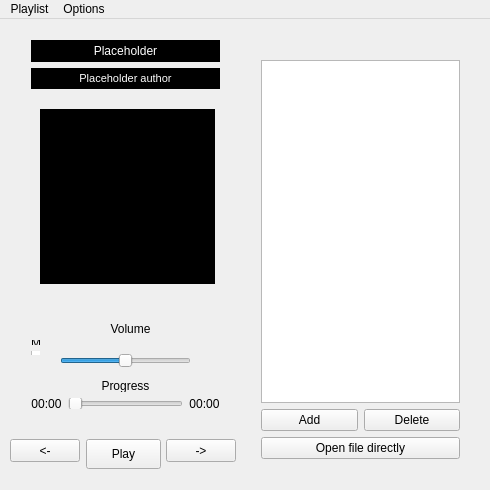
<?xml version="1.0" encoding="UTF-8"?>
<ui version="4.0">
 <class>MainWindow</class>
 <widget class="QMainWindow" name="MainWindow">
  <property name="geometry">
   <rect>
    <x>0</x>
    <y>0</y>
    <width>490</width>
    <height>490</height>
   </rect>
  </property>
  <property name="minimumSize">
   <size>
    <width>490</width>
    <height>490</height>
   </size>
  </property>
  <property name="maximumSize">
   <size>
    <width>490</width>
    <height>490</height>
   </size>
  </property>
  <property name="windowTitle">
   <string>Spotifree</string>
  </property>
  <widget class="QWidget" name="centralWidget">
   <widget class="QPushButton" name="play">
    <property name="geometry">
     <rect>
      <x>86</x>
      <y>420</y>
      <width>75</width>
      <height>30</height>
     </rect>
    </property>
    <property name="text">
     <string>Play</string>
    </property>
   </widget>
   <widget class="QPushButton" name="next">
    <property name="geometry">
     <rect>
      <x>166</x>
      <y>420</y>
      <width>70</width>
      <height>23</height>
     </rect>
    </property>
    <property name="text">
     <string>-&gt;</string>
    </property>
   </widget>
   <widget class="QPushButton" name="previous">
    <property name="geometry">
     <rect>
      <x>10</x>
      <y>420</y>
      <width>70</width>
      <height>23</height>
     </rect>
    </property>
    <property name="text">
     <string>&lt;-</string>
    </property>
   </widget>
   <widget class="QWidget" name="verticalLayoutWidget_3">
    <property name="geometry">
     <rect>
      <x>250</x>
      <y>10</y>
      <width>221</width>
      <height>441</height>
     </rect>
    </property>
    <layout class="QVBoxLayout" name="musicListLayout">
     <item>
      <widget class="QLabel" name="nowOpenLabel">
       <property name="text">
        <string/>
       </property>
       <property name="alignment">
        <set>Qt::AlignCenter</set>
       </property>
      </widget>
     </item>
     <item>
      <widget class="QListWidget" name="musicList">
       <property name="dragEnabled">
        <bool>true</bool>
       </property>
       <property name="dragDropMode">
        <enum>QAbstractItemView::DragDrop</enum>
       </property>
       <property name="defaultDropAction">
        <enum>Qt::MoveAction</enum>
       </property>
      </widget>
     </item>
     <item>
      <layout class="QHBoxLayout" name="addMusicListLayout">
       <item>
        <widget class="QPushButton" name="addMusic">
         <property name="text">
          <string>Add</string>
         </property>
        </widget>
       </item>
       <item>
        <widget class="QPushButton" name="deleteMusic">
         <property name="text">
          <string>Delete</string>
         </property>
        </widget>
       </item>
      </layout>
     </item>
     <item>
      <widget class="QPushButton" name="openDirectly">
       <property name="text">
        <string>Open file directly</string>
       </property>
      </widget>
     </item>
    </layout>
   </widget>
   <widget class="QLabel" name="image">
    <property name="geometry">
     <rect>
      <x>40</x>
      <y>90</y>
      <width>175</width>
      <height>175</height>
     </rect>
    </property>
    <property name="baseSize">
     <size>
      <width>0</width>
      <height>0</height>
     </size>
    </property>
    <property name="styleSheet">
     <string notr="true">background-color: rgb(0, 0, 0);</string>
    </property>
    <property name="text">
     <string/>
    </property>
   </widget>
   <widget class="QWidget" name="verticalLayoutWidget">
    <property name="geometry">
     <rect>
      <x>20</x>
      <y>10</y>
      <width>211</width>
      <height>71</height>
     </rect>
    </property>
    <layout class="QVBoxLayout" name="musicInfo">
     <item>
      <widget class="QLabel" name="title">
       <property name="font">
        <font>
         <pointsize>9</pointsize>
        </font>
       </property>
       <property name="autoFillBackground">
        <bool>false</bool>
       </property>
       <property name="styleSheet">
        <string notr="true">background-color: rgb(0, 0, 0);
color: rgb(255, 255, 255);</string>
       </property>
       <property name="text">
        <string>Placeholder</string>
       </property>
       <property name="alignment">
        <set>Qt::AlignCenter</set>
       </property>
      </widget>
     </item>
     <item>
      <widget class="QLabel" name="author">
       <property name="font">
        <font>
         <pointsize>8</pointsize>
        </font>
       </property>
       <property name="autoFillBackground">
        <bool>false</bool>
       </property>
       <property name="styleSheet">
        <string notr="true">background-color: rgb(0, 0, 0);
color: rgb(255, 255, 255);</string>
       </property>
       <property name="text">
        <string>Placeholder author</string>
       </property>
       <property name="alignment">
        <set>Qt::AlignCenter</set>
       </property>
       <property name="wordWrap">
        <bool>false</bool>
       </property>
      </widget>
     </item>
    </layout>
   </widget>
   <widget class="QWidget" name="verticalLayoutWidget_6">
    <property name="geometry">
     <rect>
      <x>20</x>
      <y>350</y>
      <width>211</width>
      <height>51</height>
     </rect>
    </property>
    <layout class="QVBoxLayout" name="progressLayout">
     <item>
      <widget class="QLabel" name="progressLabel">
       <property name="text">
        <string>Progress</string>
       </property>
       <property name="alignment">
        <set>Qt::AlignCenter</set>
       </property>
      </widget>
     </item>
     <item>
      <layout class="QHBoxLayout" name="horizontalLayout">
       <item>
        <widget class="QLabel" name="time">
         <property name="text">
          <string>00:00</string>
         </property>
         <property name="alignment">
          <set>Qt::AlignCenter</set>
         </property>
        </widget>
       </item>
       <item>
        <widget class="QSlider" name="progress">
         <property name="maximum">
          <number>100</number>
         </property>
         <property name="value">
          <number>0</number>
         </property>
         <property name="orientation">
          <enum>Qt::Horizontal</enum>
         </property>
        </widget>
       </item>
       <item>
        <widget class="QLabel" name="duration">
         <property name="text">
          <string>00:00</string>
         </property>
         <property name="alignment">
          <set>Qt::AlignCenter</set>
         </property>
        </widget>
       </item>
      </layout>
     </item>
    </layout>
   </widget>
   <widget class="QWidget" name="horizontalLayoutWidget">
    <property name="geometry">
     <rect>
      <x>40</x>
      <y>270</y>
      <width>171</width>
      <height>21</height>
     </rect>
    </property>
    <layout class="QHBoxLayout" name="horizontalLayout_3">
     <item>
      <widget class="QCheckBox" name="checkBoxLoop">
       <property name="text">
        <string>Loop</string>
       </property>
      </widget>
     </item>
     <item>
      <widget class="QCheckBox" name="checkBoxContinue">
       <property name="layoutDirection">
        <enum>Qt::LeftToRight</enum>
       </property>
       <property name="text">
        <string>Continue</string>
       </property>
      </widget>
     </item>
    </layout>
   </widget>
   <widget class="QLabel" name="volumeLabel">
    <property name="geometry">
     <rect>
      <x>60</x>
      <y>300</y>
      <width>121</width>
      <height>20</height>
     </rect>
    </property>
    <property name="styleSheet">
     <string notr="true"> margin-left: 20px;</string>
    </property>
    <property name="text">
     <string>Volume</string>
    </property>
    <property name="alignment">
     <set>Qt::AlignCenter</set>
    </property>
   </widget>
   <widget class="QSlider" name="volume">
    <property name="geometry">
     <rect>
      <x>60</x>
      <y>330</y>
      <width>131</width>
      <height>23</height>
     </rect>
    </property>
    <property name="minimum">
     <number>0</number>
    </property>
    <property name="maximum">
     <number>50</number>
    </property>
    <property name="value">
     <number>25</number>
    </property>
    <property name="orientation">
     <enum>Qt::Horizontal</enum>
    </property>
   </widget>
   <widget class="QWidget" name="layoutWidget">
    <property name="geometry">
     <rect>
      <x>20</x>
      <y>310</y>
      <width>31</width>
      <height>37</height>
     </rect>
    </property>
    <layout class="QVBoxLayout" name="muteLayout">
     <item>
      <widget class="QLabel" name="muteLabel">
       <property name="text">
        <string>Mute</string>
       </property>
      </widget>
     </item>
     <item>
      <widget class="QCheckBox" name="mute">
       <property name="layoutDirection">
        <enum>Qt::LeftToRight</enum>
       </property>
       <property name="text">
        <string/>
       </property>
      </widget>
     </item>
    </layout>
   </widget>
  </widget>
  <widget class="QMenuBar" name="menuBar">
   <property name="geometry">
    <rect>
     <x>0</x>
     <y>0</y>
     <width>490</width>
     <height>21</height>
    </rect>
   </property>
   <widget class="QMenu" name="menuPlaylist">
    <property name="title">
     <string>Playlist</string>
    </property>
    <addaction name="actionOpen"/>
    <addaction name="actionOpen_directory"/>
    <addaction name="separator"/>
    <addaction name="actionNew_playlist"/>
    <addaction name="actionClear_playlist"/>
    <addaction name="separator"/>
    <addaction name="actionSave"/>
    <addaction name="actionSave_as"/>
    <addaction name="separator"/>
    <addaction name="actionExit"/>
   </widget>
   <widget class="QMenu" name="menuOptions">
    <property name="title">
     <string>Options</string>
    </property>
    <addaction name="actionSettings"/>
    <addaction name="actionDebug"/>
    <addaction name="separator"/>
    <addaction name="actionQt"/>
    <addaction name="actionAbout_app"/>
   </widget>
   <addaction name="menuPlaylist"/>
   <addaction name="menuOptions"/>
  </widget>
  <action name="actionSave">
   <property name="text">
    <string>Save</string>
   </property>
  </action>
  <action name="actionSave_as">
   <property name="text">
    <string>Save as</string>
   </property>
  </action>
  <action name="actionOpen">
   <property name="text">
    <string>Open playlist</string>
   </property>
  </action>
  <action name="actionSettings">
   <property name="text">
    <string>Settings</string>
   </property>
  </action>
  <action name="actionOpen_directory">
   <property name="text">
    <string>Open directory</string>
   </property>
  </action>
  <action name="actionDebug">
   <property name="text">
    <string>Debug</string>
   </property>
  </action>
  <action name="actionQt">
   <property name="text">
    <string>About Qt </string>
   </property>
  </action>
  <action name="actionAbout_app">
   <property name="text">
    <string>About application</string>
   </property>
  </action>
  <action name="actionExit">
   <property name="text">
    <string>Exit</string>
   </property>
  </action>
  <action name="actionClear_playlist">
   <property name="text">
    <string>Clear</string>
   </property>
  </action>
  <action name="actionNew_playlist">
   <property name="text">
    <string>New playlist</string>
   </property>
  </action>
 </widget>
 <layoutdefault spacing="6" margin="11"/>
 <resources/>
 <connections/>
</ui>
